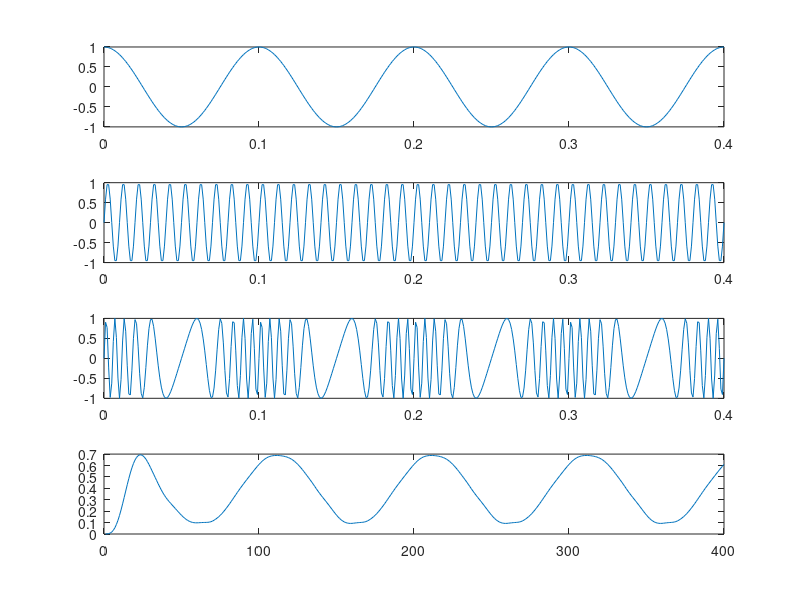

MATLAB code to generate this figure:
clc;
clear all; 
close all; %clears the command window and 
%workspace, and closes any open figures.
t=[0: 0.001: 0.4]; 
%creates a time vector with a time step
%of 0.001 seconds, ranging from 0 to 0.4 seconds.
fm =10; v =cos(2*pi*fm*t); 
%generates a sinusoidal message signal with a frequency of 10 Hz.
subplot(4,1,1);% creates a new subplot and
 plot(t, v); %plots the message signal.

fc=100; %frequency of 100 Hz.
c = sin(2*pi*fc*t);%generates a sinusoidal carrier signal with a 

subplot(4,1,2);%creates a new subplot
plot(t, c);  %and plots the carrier signal.
m = 8;
f = sin((2*pi*fc*t)+(m.*sin(2*pi*fm*t)));
%generates the modulated signal by varying the frequency of the carrier
%signal according to the amplitude of the message signal. 
%This is done by multiplying the sine wave of the message signal by
%the modulation index m and adding it to the sine wave of the carrier signal.
subplot(4,1,3); 
plot(t, f);
%creates a new subplot and plots the modulated signal.
x = diff(f); y = abs(x);
%differentiates the modulated signal f to get
%the instantaneous frequency deviation, and takes 
%the absolute value to rectify the signal.
[b,a]=butter(4, 0.07); 
de_mod = filter(b, a, y); 
%filters the rectified signal using a 4th 
%order Butterworth lowpass filter with a cutoff frequency of 0.07,
%to extract the message signal.
subplot(4,1,4); 
plot(de_mod); 
%creates a new subplot and plots the demodulated signal.